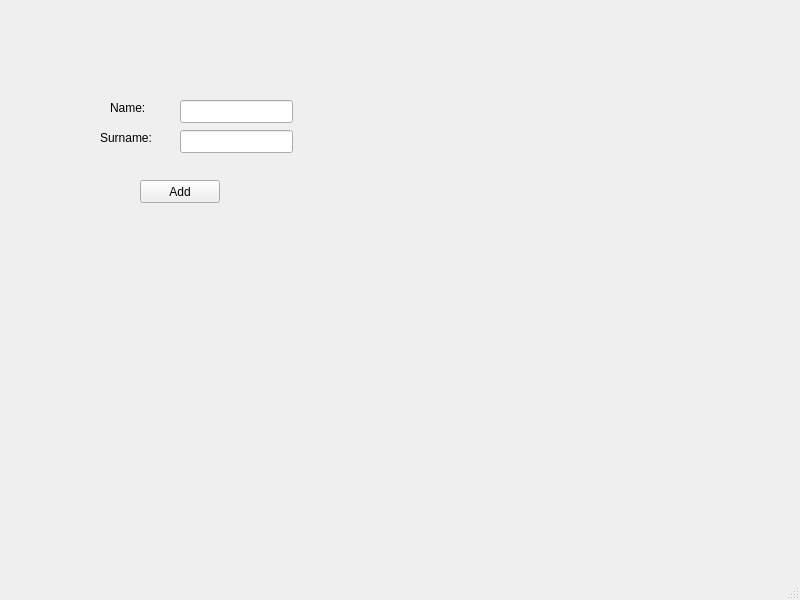
<?xml version="1.0" encoding="UTF-8"?>
<ui version="4.0">
 <class>MainWindow</class>
 <widget class="QMainWindow" name="MainWindow">
  <property name="geometry">
   <rect>
    <x>0</x>
    <y>0</y>
    <width>800</width>
    <height>600</height>
   </rect>
  </property>
  <property name="windowTitle">
   <string>MainWindow</string>
  </property>
  <widget class="QWidget" name="centralwidget">
   <widget class="QLabel" name="label">
    <property name="geometry">
     <rect>
      <x>110</x>
      <y>100</y>
      <width>57</width>
      <height>15</height>
     </rect>
    </property>
    <property name="text">
     <string>Name:</string>
    </property>
   </widget>
   <widget class="QLineEdit" name="lineEdit">
    <property name="geometry">
     <rect>
      <x>180</x>
      <y>100</y>
      <width>113</width>
      <height>23</height>
     </rect>
    </property>
   </widget>
   <widget class="QLabel" name="label_2">
    <property name="geometry">
     <rect>
      <x>100</x>
      <y>130</y>
      <width>57</width>
      <height>15</height>
     </rect>
    </property>
    <property name="text">
     <string>Surname:</string>
    </property>
   </widget>
   <widget class="QLineEdit" name="lineEdit_2">
    <property name="geometry">
     <rect>
      <x>180</x>
      <y>130</y>
      <width>113</width>
      <height>23</height>
     </rect>
    </property>
   </widget>
   <widget class="QPushButton" name="pushButton">
    <property name="geometry">
     <rect>
      <x>140</x>
      <y>180</y>
      <width>80</width>
      <height>23</height>
     </rect>
    </property>
    <property name="text">
     <string>Add</string>
    </property>
   </widget>
  </widget>
  <widget class="QMenuBar" name="menubar">
   <property name="geometry">
    <rect>
     <x>0</x>
     <y>0</y>
     <width>800</width>
     <height>20</height>
    </rect>
   </property>
  </widget>
  <widget class="QStatusBar" name="statusbar"/>
 </widget>
 <resources/>
 <connections/>
</ui>
